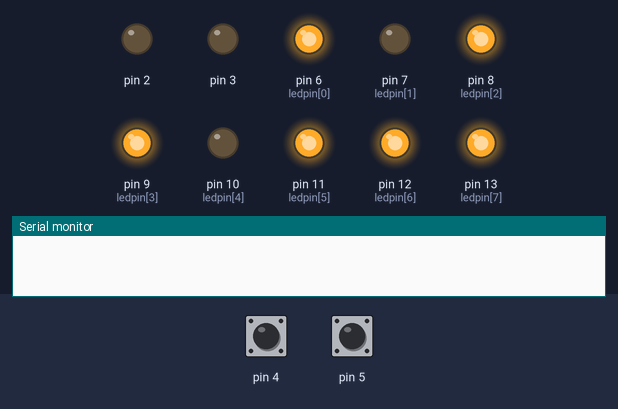
Recording of a sketch running on a simulated Arduino Uno, built with avr-gcc and run on an emulated ATmega328P. Shown: output pins drawn as LEDs (lit = HIGH), the last lines printed to the serial monitor. Dashed ring = blinking. Inputs (shaded band) come from the test bench; at power-on: pin 4 HIGH, pin 5 HIGH. Random numbers use the default seed unless the sketch sets one.

Above: at 1.2 s.
1.3 s: pin 4 pulled LOW for 0.15 s
At 2.8 s:
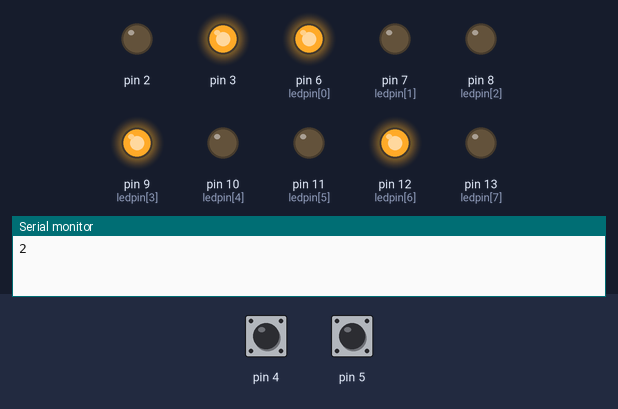
4.3 s: pin 5 pulled LOW for 1 s
At 6.3 s:
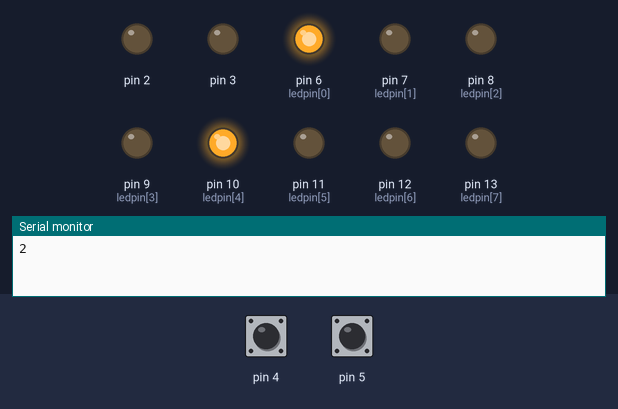
7.3 s: pin 4 pulled LOW for 1 s
At 9.7 s:
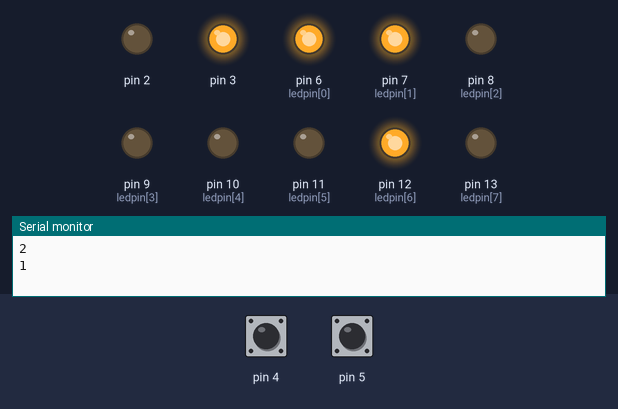
10.3 s: pin 4 pulled LOW for 3.2 s
At 11.15 s:
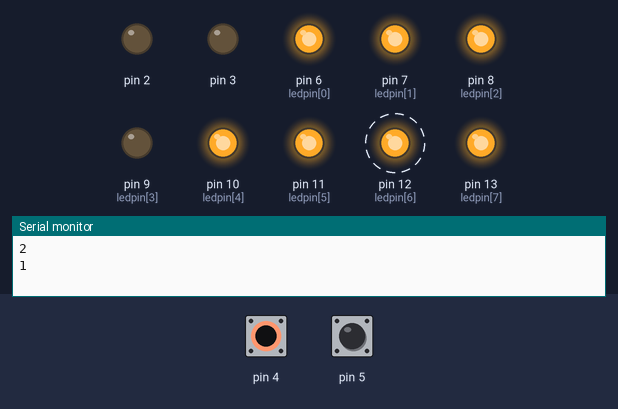
15.0 s: pin 4 pulled LOW for 0.15 s
At 16.8 s:
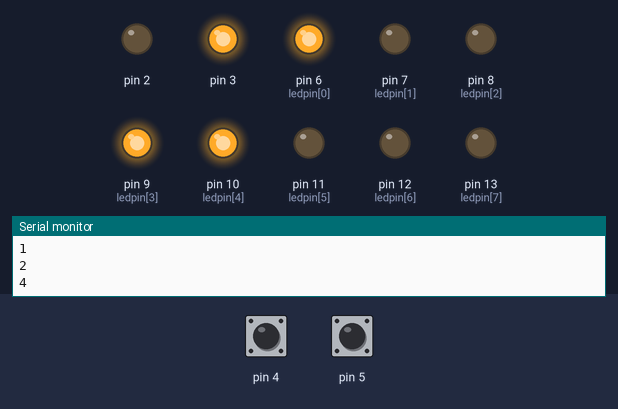
18.0 s: pin 4 pulled LOW for 0.15 s
At 20.4 s:
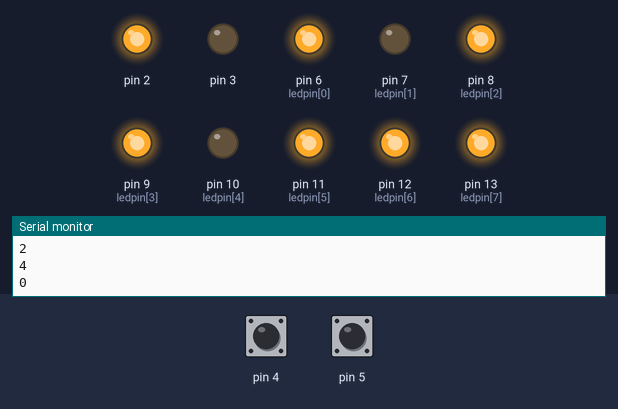
Timing chart, 0 to 22.0 s (numbered marks = the images above; inputs shaded):
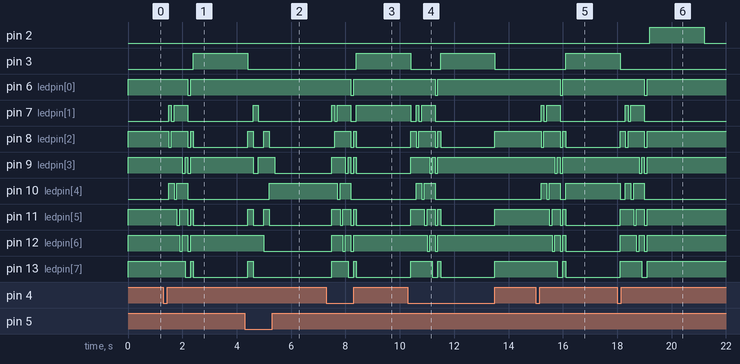

The sketch:

ass2aulvaisong.ino
```cpp
int tualek[8]={183,194,146,180,152,136};
int soom [8]={223,191,247,251,253,239,254};
int ledpin[8]= {6,7,8,9,10,11,12,13};
int j =0 , k =0;
long randNumber ;
void setup() {
  pinMode(13,OUTPUT);
  pinMode(12,OUTPUT);
  pinMode(11,OUTPUT);
  pinMode(10,OUTPUT);
  pinMode(9,OUTPUT);
  pinMode(8,OUTPUT);
  pinMode(7,OUTPUT);
  pinMode(6,OUTPUT);
  pinMode(5,INPUT_PULLUP);
  pinMode(4,INPUT_PULLUP);
  pinMode(3,OUTPUT);
  pinMode(2,OUTPUT);

  pinMode(1,OUTPUT);
  randomSeed(analogRead(0));
  Serial.begin(9600);
  sadang(tualek[0]);
}

void loop() {
 if(digitalRead(5)== LOW)
 kodpoom1();
 if(digitalRead(4)== LOW)
 kodpoom2();

}
void sadang(int a)
{
  for(int i=0;i<8;i++)
  {digitalWrite(ledpin[i],bitRead(a,7-i));
  }
}
void kodpoom1()
{
  if(digitalRead(5) == LOW)
  {delay(200);
    j += 1;}
    if(j>5)
  j=0;
  sadang(tualek[j]);
}
void kodpoom2()
{
  if(digitalRead(4) == LOW)
  {
    delay(200);
  randNumber = random(0,6);
  k=0;
  som();
  Serial.println(randNumber);
  sadang(tualek[randNumber]);
  torjaknun();
  }
}
void som()
{
  for(k;k<=8;k++)
  {sadang(soom[k]);
  delay(100);
  }
}
void torjaknun()
{
  if(randNumber != j)
  {digitalWrite(3,HIGH);
  delay(2000);
  digitalWrite(3,LOW);
  j=0;
  sadang(tualek[j]);
  }
  else
  {digitalWrite(2,HIGH);
  delay(2000);
  digitalWrite(2,LOW);
  j=0;
  sadang(tualek[j]);
  }

}
```

Measured:
- after the input at 1.3 s, pin 3: LOW → HIGH after 1.1 s; pin 6 (ledpin[0]): HIGH → LOW after 0.90 s, → HIGH 0.10 s later
- after the input at 4.3 s, pin 7 (ledpin[1]): LOW → HIGH after 0.30 s, → LOW 0.20 s later; pin 9 (ledpin[3]): HIGH → LOW after 0.30 s, → HIGH 0.20 s later, → LOW 0.60 s later; pin 10 (ledpin[4]): LOW → HIGH after 0.90 s; pin 12 (ledpin[6]): HIGH → LOW after 0.70 s
- after the input at 7.3 s, pin 3: LOW → HIGH after 1.1 s; pin 6 (ledpin[0]): HIGH → LOW after 0.90 s, → HIGH 0.10 s later
- after the input at 10.3 s, pin 6 (ledpin[0]): HIGH → LOW after 1.0 s, → HIGH 0.10 s later; pin 10 (ledpin[4]): LOW → HIGH after 0.30 s, → LOW 0.20 s later, → HIGH 0.10 s later, → LOW 0.40 s later; pin 12 (ledpin[6]): alternates HIGH for 0.20 s and LOW for 0.10 s, 4 changes in all, then stays HIGH, starting after 0.70 s
- after the input at 15.0 s, pin 3: LOW → HIGH after 1.1 s; pin 6 (ledpin[0]): HIGH → LOW after 0.90 s, → HIGH 0.10 s later
- after the input at 18.0 s, pin 2: LOW → HIGH after 1.2 s, → LOW 2.0 s later; pin 6 (ledpin[0]): HIGH → LOW after 1.0 s, → HIGH 0.10 s later
